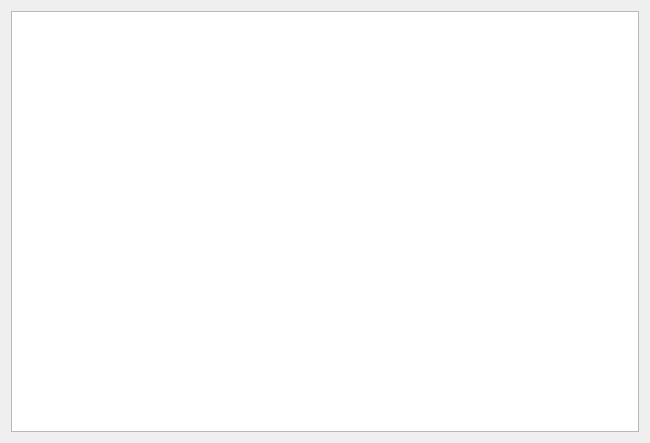
<?xml version="1.0" encoding="UTF-8"?>
<ui version="4.0">
 <class>Form</class>
 <widget class="QWidget" name="Form">
  <property name="geometry">
   <rect>
    <x>0</x>
    <y>0</y>
    <width>650</width>
    <height>443</height>
   </rect>
  </property>
  <property name="windowTitle">
   <string>Form</string>
  </property>
  <layout class="QGridLayout" name="gridLayout">
   <item row="0" column="0">
    <layout class="QVBoxLayout" name="verticalLayout_2" stretch="0">
     <item>
      <widget class="QTableView" name="options_table"/>
     </item>
    </layout>
   </item>
  </layout>
 </widget>
 <resources/>
 <connections/>
</ui>
